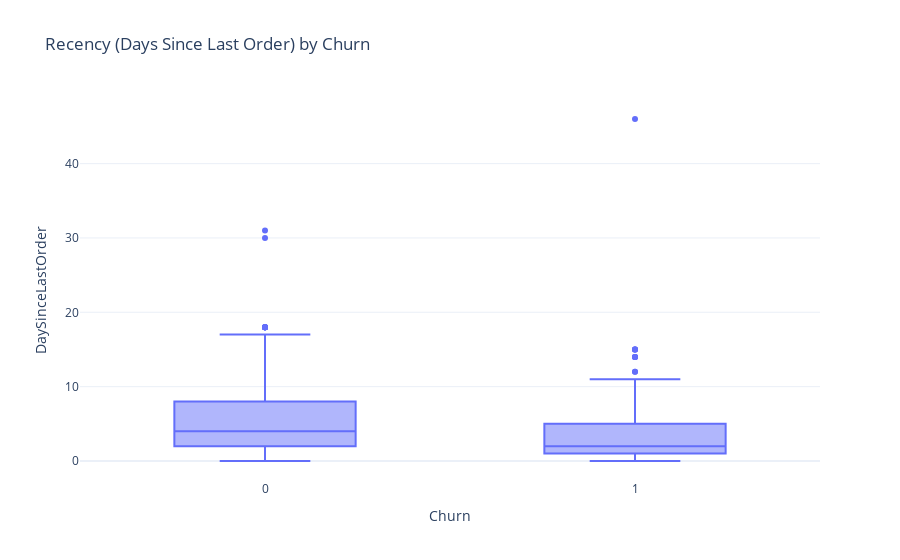

Notebook cell for this chart:
### Markdown cell above
# Recency Analysis

Since we have `DaySinceLastOrder`, let's see its distribution over churn.

### Code cell
fig = px.box(
    df,
    x='Churn',
    y='DaySinceLastOrder',
    title='Recency (Days Since Last Order) by Churn',
    template='plotly_white'
)
out = project_root / 'plots' / 'eda' / 'recency_churn.html'
fig.write_html(str(out))
fig.show()

### Figure 1 — Plotly figure (JSON) as saved in the notebook; plotly's stock layout.template omitted (floating-point values rounded to 4 significant figures; data arrays with more than 128 entries replaced by an {"elided": "..."} marker saying what was removed)
{"data": [{"alignmentgroup": "True", "hovertemplate": "Churn=%{x}<br>DaySinceLastOrder=%{y}<extra></extra>", "legendgroup": "", "marker": {"color": "#636efa"}, "name": "", "notched": false, "offsetgroup": "", "orientation": "v", "showlegend": false, "type": "box", "x": {"elided": "5630 int values"}, "x0": " ", "xaxis": "x", "y": {"elided": "5630 float values"}, "y0": " ", "yaxis": "y"}], "layout": {"boxmode": "group", "legend": {"tracegroupgap": 0}, "title": {"text": "Recency (Days Since Last Order) by Churn"}, "xaxis": {"anchor": "y", "domain": [0, 1], "title": {"text": "Churn"}}, "yaxis": {"anchor": "x", "domain": [0, 1], "title": {"text": "DaySinceLastOrder"}}}}
